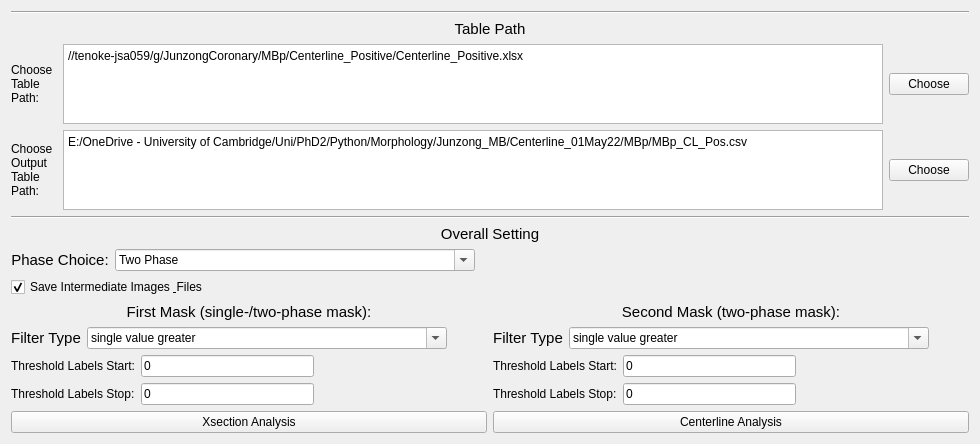
          <widget class="QWidget" name="tab_26">
           <attribute name="title">
            <string>XSection &amp;&amp; Centerline</string>
           </attribute>
           <layout class="QVBoxLayout" name="verticalLayout_147">
            <item>
             <layout class="QVBoxLayout" name="verticalLayout_LC_89">
              <item>
               <widget class="Line" name="line_275">
                <property name="orientation">
                 <enum>Qt::Horizontal</enum>
                </property>
               </widget>
              </item>
              <item>
               <widget class="QLabel" name="label_1018">
                <property name="font">
                 <font>
                  <family>Arial</family>
                  <pointsize>11</pointsize>
                  <weight>50</weight>
                  <bold>false</bold>
                 </font>
                </property>
                <property name="text">
                 <string>Table Path</string>
                </property>
                <property name="alignment">
                 <set>Qt::AlignCenter</set>
                </property>
               </widget>
              </item>
              <item>
               <layout class="QHBoxLayout" name="horizontalLayout_FM1_95">
                <item>
                 <widget class="QLabel" name="label_1041">
                  <property name="sizePolicy">
                   <sizepolicy hsizetype="Preferred" vsizetype="Preferred">
                    <horstretch>0</horstretch>
                    <verstretch>0</verstretch>
                   </sizepolicy>
                  </property>
                  <property name="minimumSize">
                   <size>
                    <width>46</width>
                    <height>0</height>
                   </size>
                  </property>
                  <property name="maximumSize">
                   <size>
                    <width>16777215</width>
                    <height>16777215</height>
                   </size>
                  </property>
                  <property name="text">
                   <string>Choose Table Path:</string>
                  </property>
                  <property name="wordWrap">
                   <bool>true</bool>
                  </property>
                 </widget>
                </item>
                <item>
                 <widget class="QPlainTextEdit" name="TablePathXCTxt_SIEJZ">
                  <property name="enabled">
                   <bool>true</bool>
                  </property>
                  <property name="sizePolicy">
                   <sizepolicy hsizetype="Expanding" vsizetype="Minimum">
                    <horstretch>0</horstretch>
                    <verstretch>60</verstretch>
                   </sizepolicy>
                  </property>
                  <property name="minimumSize">
                   <size>
                    <width>0</width>
                    <height>0</height>
                   </size>
                  </property>
                  <property name="maximumSize">
                   <size>
                    <width>16777215</width>
                    <height>80</height>
                   </size>
                  </property>
                  <property name="baseSize">
                   <size>
                    <width>0</width>
                    <height>0</height>
                   </size>
                  </property>
                  <property name="plainText">
                   <string>//tenoke-jsa059/g/JunzongCoronary/MBp/Centerline_Positive/Centerline_Positive.xlsx</string>
                  </property>
                 </widget>
                </item>
                <item>
                 <widget class="QPushButton" name="TableXCBtn_SIEJZ">
                  <property name="sizePolicy">
                   <sizepolicy hsizetype="Fixed" vsizetype="Fixed">
                    <horstretch>0</horstretch>
                    <verstretch>0</verstretch>
                   </sizepolicy>
                  </property>
                  <property name="text">
                   <string>Choose</string>
                  </property>
                 </widget>
                </item>
               </layout>
              </item>
              <item>
               <layout class="QHBoxLayout" name="horizontalLayout_FM1_96">
                <item>
                 <widget class="QLabel" name="label_1050">
                  <property name="sizePolicy">
                   <sizepolicy hsizetype="Preferred" vsizetype="Preferred">
                    <horstretch>0</horstretch>
                    <verstretch>0</verstretch>
                   </sizepolicy>
                  </property>
                  <property name="minimumSize">
                   <size>
                    <width>46</width>
                    <height>0</height>
                   </size>
                  </property>
                  <property name="maximumSize">
                   <size>
                    <width>16777215</width>
                    <height>16777215</height>
                   </size>
                  </property>
                  <property name="text">
                   <string>Choose Output Table Path:</string>
                  </property>
                  <property name="wordWrap">
                   <bool>true</bool>
                  </property>
                 </widget>
                </item>
                <item>
                 <widget class="QPlainTextEdit" name="OutTablePathXCTxt_SIEJZ">
                  <property name="enabled">
                   <bool>true</bool>
                  </property>
                  <property name="sizePolicy">
                   <sizepolicy hsizetype="Expanding" vsizetype="Minimum">
                    <horstretch>0</horstretch>
                    <verstretch>60</verstretch>
                   </sizepolicy>
                  </property>
                  <property name="minimumSize">
                   <size>
                    <width>0</width>
                    <height>0</height>
                   </size>
                  </property>
                  <property name="maximumSize">
                   <size>
                    <width>16777215</width>
                    <height>80</height>
                   </size>
                  </property>
                  <property name="baseSize">
                   <size>
                    <width>0</width>
                    <height>0</height>
                   </size>
                  </property>
                  <property name="plainText">
                   <string>E:/OneDrive - University of Cambridge/Uni/PhD2/Python/Morphology/Junzong_MB/Centerline_01May22/MBp/MBp_CL_Pos.csv</string>
                  </property>
                 </widget>
                </item>
                <item>
                 <widget class="QPushButton" name="saveTableXCBtn_SIEJZ">
                  <property name="sizePolicy">
                   <sizepolicy hsizetype="Fixed" vsizetype="Fixed">
                    <horstretch>0</horstretch>
                    <verstretch>0</verstretch>
                   </sizepolicy>
                  </property>
                  <property name="text">
                   <string>Choose</string>
                  </property>
                 </widget>
                </item>
               </layout>
              </item>
             </layout>
            </item>
            <item>
             <layout class="QVBoxLayout" name="verticalLayout_LC_90">
              <item>
               <widget class="Line" name="line_276">
                <property name="orientation">
                 <enum>Qt::Horizontal</enum>
                </property>
               </widget>
              </item>
              <item>
               <widget class="QLabel" name="label_1034">
                <property name="font">
                 <font>
                  <family>Arial</family>
                  <pointsize>11</pointsize>
                 </font>
                </property>
                <property name="text">
                 <string>Overall Setting</string>
                </property>
                <property name="alignment">
                 <set>Qt::AlignCenter</set>
                </property>
               </widget>
              </item>
              <item>
               <layout class="QHBoxLayout" name="horizontalLayout_358">
                <item>
                 <widget class="QLabel" name="label_1054">
                  <property name="sizePolicy">
                   <sizepolicy hsizetype="Preferred" vsizetype="Fixed">
                    <horstretch>0</horstretch>
                    <verstretch>0</verstretch>
                   </sizepolicy>
                  </property>
                  <property name="font">
                   <font>
                    <family>Arial</family>
                    <pointsize>11</pointsize>
                   </font>
                  </property>
                  <property name="text">
                   <string>Phase Choice:</string>
                  </property>
                  <property name="alignment">
                   <set>Qt::AlignCenter</set>
                  </property>
                 </widget>
                </item>
                <item>
                 <widget class="QComboBox" name="PhaseXCCBox_SIEJZ">
                  <property name="sizePolicy">
                   <sizepolicy hsizetype="Fixed" vsizetype="Fixed">
                    <horstretch>0</horstretch>
                    <verstretch>0</verstretch>
                   </sizepolicy>
                  </property>
                  <property name="minimumSize">
                   <size>
                    <width>360</width>
                    <height>0</height>
                   </size>
                  </property>
                  <property name="editable">
                   <bool>true</bool>
                  </property>
                  <item>
                   <property name="text">
                    <string>Two Phase</string>
                   </property>
                  </item>
                  <item>
                   <property name="text">
                    <string>Single Phase</string>
                   </property>
                  </item>
                 </widget>
                </item>
                <item>
                 <spacer name="horizontalSpacer_31_SCPSJZ_29">
                  <property name="orientation">
                   <enum>Qt::Horizontal</enum>
                  </property>
                  <property name="sizeType">
                   <enum>QSizePolicy::Expanding</enum>
                  </property>
                  <property name="sizeHint" stdset="0">
                   <size>
                    <width>40</width>
                    <height>20</height>
                   </size>
                  </property>
                 </spacer>
                </item>
               </layout>
              </item>
              <item>
               <widget class="QCheckBox" name="SaveIntermediateXCCheckBox_SIEJZ">
                <property name="text">
                 <string>Save Intermediate Images &amp; Files</string>
                </property>
                <property name="checked">
                 <bool>true</bool>
                </property>
               </widget>
              </item>
              <item>
               <layout class="QHBoxLayout" name="horizontalLayout_363">
                <item>
                 <layout class="QVBoxLayout" name="verticalLayout_LC_93">
                  <item>
                   <widget class="QLabel" name="label_1049">
                    <property name="sizePolicy">
                     <sizepolicy hsizetype="Minimum" vsizetype="Preferred">
                      <horstretch>0</horstretch>
                      <verstretch>0</verstretch>
                     </sizepolicy>
                    </property>
                    <property name="font">
                     <font>
                      <family>Arial</family>
                      <pointsize>11</pointsize>
                     </font>
                    </property>
                    <property name="text">
                     <string>First Mask (single-/two-phase mask):</string>
                    </property>
                    <property name="alignment">
                     <set>Qt::AlignCenter</set>
                    </property>
                   </widget>
                  </item>
                  <item>
                   <layout class="QHBoxLayout" name="horizontalLayout_364">
                    <item>
                     <widget class="QLabel" name="label_1051">
                      <property name="sizePolicy">
                       <sizepolicy hsizetype="Minimum" vsizetype="Preferred">
                        <horstretch>0</horstretch>
                        <verstretch>0</verstretch>
                       </sizepolicy>
                      </property>
                      <property name="font">
                       <font>
                        <family>Arial</family>
                        <pointsize>11</pointsize>
                       </font>
                      </property>
                      <property name="text">
                       <string>Filter Type</string>
                      </property>
                      <property name="alignment">
                       <set>Qt::AlignCenter</set>
                      </property>
                     </widget>
                    </item>
                    <item>
                     <widget class="QComboBox" name="thresType1XCCBox_SIEJZ">
                      <property name="sizePolicy">
                       <sizepolicy hsizetype="Minimum" vsizetype="Fixed">
                        <horstretch>0</horstretch>
                        <verstretch>0</verstretch>
                       </sizepolicy>
                      </property>
                      <property name="minimumSize">
                       <size>
                        <width>360</width>
                        <height>0</height>
                       </size>
                      </property>
                      <property name="editable">
                       <bool>true</bool>
                      </property>
                      <item>
                       <property name="text">
                        <string>single value greater</string>
                       </property>
                      </item>
                      <item>
                       <property name="text">
                        <string>single value</string>
                       </property>
                      </item>
                      <item>
                       <property name="text">
                        <string>not single value</string>
                       </property>
                      </item>
                      <item>
                       <property name="text">
                        <string>single value less</string>
                       </property>
                      </item>
                      <item>
                       <property name="text">
                        <string>boundary</string>
                       </property>
                      </item>
                      <item>
                       <property name="text">
                        <string>outside boundary</string>
                       </property>
                      </item>
                     </widget>
                    </item>
                    <item>
                     <spacer name="horizontalSpacer_31_SCPSJZ_26">
                      <property name="orientation">
                       <enum>Qt::Horizontal</enum>
                      </property>
                      <property name="sizeType">
                       <enum>QSizePolicy::Expanding</enum>
                      </property>
                      <property name="sizeHint" stdset="0">
                       <size>
                        <width>40</width>
                        <height>20</height>
                       </size>
                      </property>
                     </spacer>
                    </item>
                   </layout>
                  </item>
                  <item>
                   <layout class="QHBoxLayout" name="horizontalLayout_367">
                    <item>
                     <widget class="QLabel" name="label_1052">
                      <property name="text">
                       <string>Threshold Labels Start:</string>
                      </property>
                     </widget>
                    </item>
                    <item>
                     <widget class="QLineEdit" name="thresStrt1XCLineTxt_SIEJZ">
                      <property name="text">
                       <string>0</string>
                      </property>
                     </widget>
                    </item>
                    <item>
                     <spacer name="horizontalSpacer_31_SCPSJZ_27">
                      <property name="orientation">
                       <enum>Qt::Horizontal</enum>
                      </property>
                      <property name="sizeType">
                       <enum>QSizePolicy::Expanding</enum>
                      </property>
                      <property name="sizeHint" stdset="0">
                       <size>
                        <width>40</width>
                        <height>20</height>
                       </size>
                      </property>
                     </spacer>
                    </item>
                   </layout>
                  </item>
                  <item>
                   <layout class="QHBoxLayout" name="horizontalLayout_372">
                    <item>
                     <widget class="QLabel" name="label_1053">
                      <property name="text">
                       <string>Threshold Labels Stop:</string>
                      </property>
                     </widget>
                    </item>
                    <item>
                     <widget class="QLineEdit" name="thresStop1XCLineTxt_SIEJZ">
                      <property name="text">
                       <string>0</string>
                      </property>
                     </widget>
                    </item>
                    <item>
                     <spacer name="horizontalSpacer_31_SCPSJZ_28">
                      <property name="orientation">
                       <enum>Qt::Horizontal</enum>
                      </property>
                      <property name="sizeType">
                       <enum>QSizePolicy::Expanding</enum>
                      </property>
                      <property name="sizeHint" stdset="0">
                       <size>
                        <width>40</width>
                        <height>20</height>
                       </size>
                      </property>
                     </spacer>
                    </item>
                   </layout>
                  </item>
                 </layout>
                </item>
                <item>
                 <layout class="QVBoxLayout" name="verticalLayout_LC_92">
                  <item>
                   <widget class="QLabel" name="label_1046">
                    <property name="sizePolicy">
                     <sizepolicy hsizetype="Minimum" vsizetype="Preferred">
                      <horstretch>0</horstretch>
                      <verstretch>0</verstretch>
                     </sizepolicy>
                    </property>
                    <property name="font">
                     <font>
                      <family>Arial</family>
                      <pointsize>11</pointsize>
                     </font>
                    </property>
                    <property name="text">
                     <string>Second Mask (two-phase mask):</string>
                    </property>
                    <property name="alignment">
                     <set>Qt::AlignCenter</set>
                    </property>
                   </widget>
                  </item>
                  <item>
                   <layout class="QHBoxLayout" name="horizontalLayout_361">
                    <item>
                     <widget class="QLabel" name="label_1047">
                      <property name="sizePolicy">
                       <sizepolicy hsizetype="Minimum" vsizetype="Preferred">
                        <horstretch>0</horstretch>
                        <verstretch>0</verstretch>
                       </sizepolicy>
                      </property>
                      <property name="font">
                       <font>
                        <family>Arial</family>
                        <pointsize>11</pointsize>
                       </font>
                      </property>
                      <property name="text">
                       <string>Filter Type</string>
                      </property>
                      <property name="alignment">
                       <set>Qt::AlignCenter</set>
                      </property>
                     </widget>
                    </item>
                    <item>
                     <widget class="QComboBox" name="thresType2XCCBox_SIEJZ">
                      <property name="sizePolicy">
                       <sizepolicy hsizetype="Minimum" vsizetype="Fixed">
                        <horstretch>0</horstretch>
                        <verstretch>0</verstretch>
                       </sizepolicy>
                      </property>
                      <property name="minimumSize">
                       <size>
                        <width>360</width>
                        <height>0</height>
                       </size>
                      </property>
                      <property name="editable">
                       <bool>true</bool>
                      </property>
                      <item>
                       <property name="text">
                        <string>single value greater</string>
                       </property>
                      </item>
                      <item>
                       <property name="text">
                        <string>single value</string>
                       </property>
                      </item>
                      <item>
                       <property name="text">
                        <string>not single value</string>
                       </property>
                      </item>
                      <item>
                       <property name="text">
                        <string>single value less</string>
                       </property>
                      </item>
                      <item>
                       <property name="text">
                        <string>boundary</string>
                       </property>
                      </item>
                      <item>
                       <property name="text">
                        <string>outside boundary</string>
                       </property>
                      </item>
                     </widget>
                    </item>
                    <item>
                     <spacer name="horizontalSpacer_31_SCPSJZ_13">
                      <property name="orientation">
                       <enum>Qt::Horizontal</enum>
                      </property>
                      <property name="sizeType">
                       <enum>QSizePolicy::Expanding</enum>
                      </property>
                      <property name="sizeHint" stdset="0">
                       <size>
                        <width>40</width>
                        <height>20</height>
                       </size>
                      </property>
                     </spacer>
                    </item>
                   </layout>
                  </item>
                  <item>
                   <layout class="QHBoxLayout" name="horizontalLayout_355">
                    <item>
                     <widget class="QLabel" name="label_1045">
                      <property name="text">
                       <string>Threshold Labels Start:</string>
                      </property>
                     </widget>
                    </item>
                    <item>
                     <widget class="QLineEdit" name="thresStrt2XCLineTxt_SIEJZ">
                      <property name="text">
                       <string>0</string>
                      </property>
                     </widget>
                    </item>
                    <item>
                     <spacer name="horizontalSpacer_31_SCPSJZ_14">
                      <property name="orientation">
                       <enum>Qt::Horizontal</enum>
                      </property>
                      <property name="sizeType">
                       <enum>QSizePolicy::Expanding</enum>
                      </property>
                      <property name="sizeHint" stdset="0">
                       <size>
                        <width>40</width>
                        <height>20</height>
                       </size>
                      </property>
                     </spacer>
                    </item>
                   </layout>
                  </item>
                  <item>
                   <layout class="QHBoxLayout" name="horizontalLayout_362">
                    <item>
                     <widget class="QLabel" name="label_1048">
                      <property name="text">
                       <string>Threshold Labels Stop:</string>
                      </property>
                     </widget>
                    </item>
                    <item>
                     <widget class="QLineEdit" name="thresStop2XCLineTxt_SIEJZ">
                      <property name="text">
                       <string>0</string>
                      </property>
                     </widget>
                    </item>
                    <item>
                     <spacer name="horizontalSpacer_31_SCPSJZ_24">
                      <property name="orientation">
                       <enum>Qt::Horizontal</enum>
                      </property>
                      <property name="sizeType">
                       <enum>QSizePolicy::Expanding</enum>
                      </property>
                      <property name="sizeHint" stdset="0">
                       <size>
                        <width>40</width>
                        <height>20</height>
                       </size>
                      </property>
                     </spacer>
                    </item>
                   </layout>
                  </item>
                 </layout>
                </item>
               </layout>
              </item>
             </layout>
            </item>
            <item>
             <layout class="QHBoxLayout" name="horizontalLayout_359">
              <item>
               <widget class="QPushButton" name="XsectionBtn_SIEJZ">
                <property name="text">
                 <string>Xsection Analysis</string>
                </property>
               </widget>
              </item>
              <item>
               <widget class="QPushButton" name="CenterlineBtn_SIEJZ">
                <property name="text">
                 <string>Centerline Analysis</string>
                </property>
               </widget>
              </item>
             </layout>
            </item>
           </layout>
          </widget>
